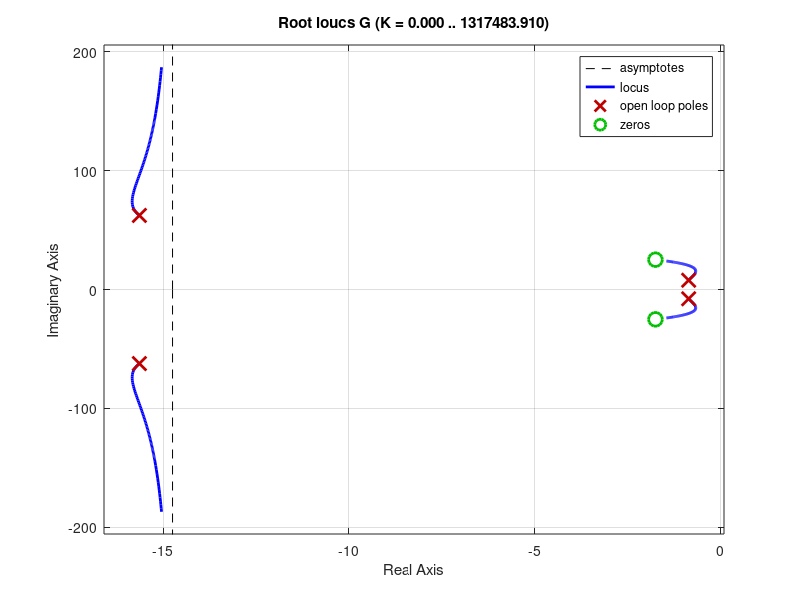

Here is the MATLAB script that generated this plot:
m1 = 250; %Body mass (kg)
m2 = 50; %Suspension mass (kg)
k1 = 16812; %Spring Suspension (N/m)
k2 = 190000; %Spring Tire (N/m)
b1 = 500; %Damping Suspension (N.s/m)
b2 = 1050; %Damping Tire (N.s/m)

s = tf('s');
G = ((m1+m2)*s^2+b2*s+k2)/((m1*s^2+b1*s+k1)*(m2*s^2+(b1+b2)*s+(k1+k2))-(b1*s+k1)*(b1*s+k1));
s1 = ss(G); %state-space

step(G); %Menampilkan step response dari sistem
rlocus(G); %menampilkan root locus yang didapat